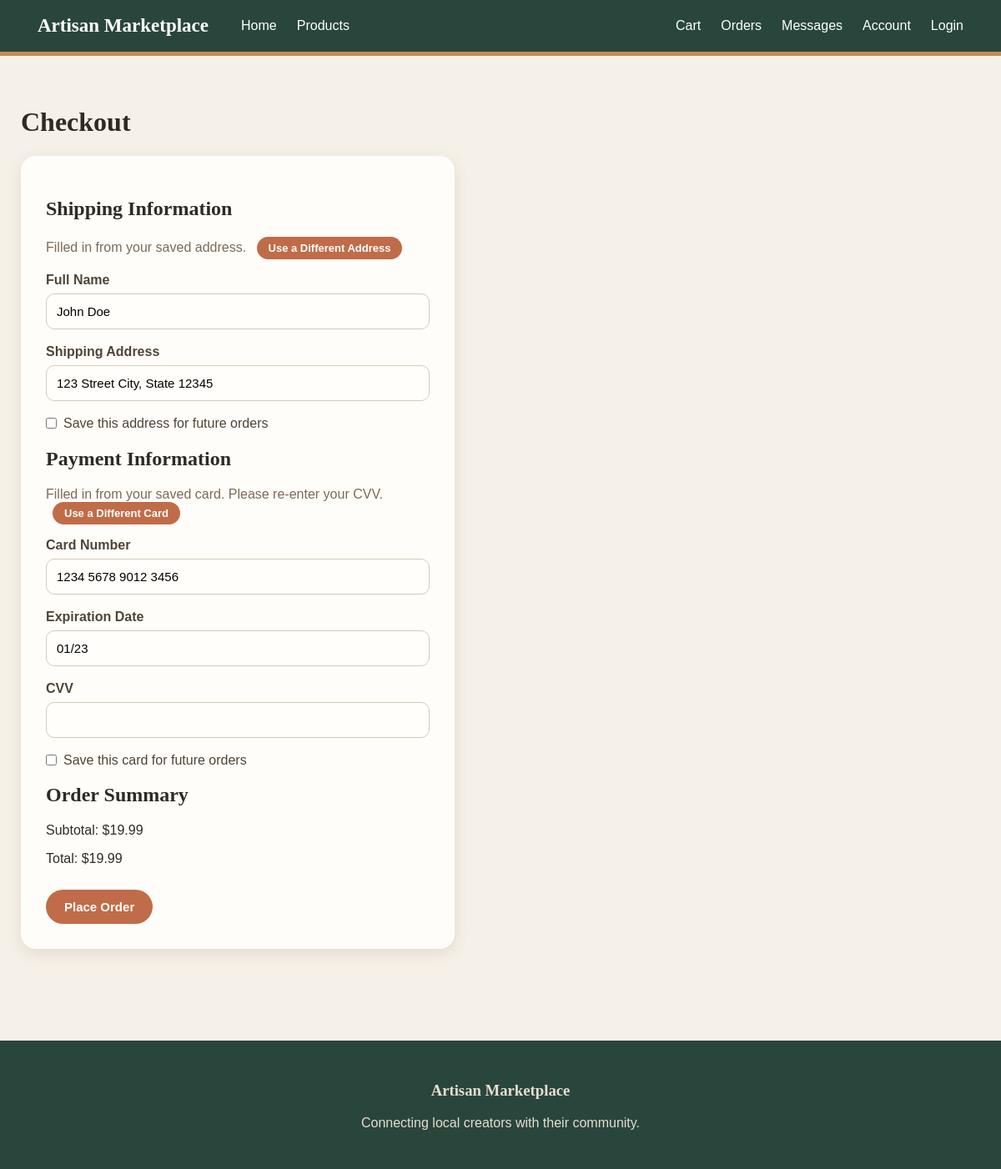
Page /checkout on the committed database.
### tables this page shows
CREATE TABLE saved_shipping (
            user_id INTEGER PRIMARY KEY,
            full_name TEXT NOT NULL,
            address TEXT NOT NULL
        );

CREATE TABLE saved_payment (
            user_id INTEGER PRIMARY KEY,
            card_number TEXT NOT NULL,
            expiration TEXT NOT NULL
        );

### app.py (the view)
@app.route("/checkout", methods=["GET", "POST"])
def checkout():
    user_id = session.get('user_id', 1)
    if request.method == "POST":
        if request.form.get("save_shipping"):
            save_shipping_address(user_id, request.form["name"], request.form["address"])
        if request.form.get("save_payment"):
            save_payment_info(user_id, request.form["card"], request.form["expiration"])
        return redirect("/orders")
    return render_template(
        "checkout.html",
        shipping=get_shipping_address(user_id),
        payment=get_payment_info(user_id)
    )

### database.py (called while the page is built)
def get_shipping_address(user_id):
    conn = sqlite3.connect(DB_PATH)
    cursor = conn.cursor()
    cursor.execute('SELECT full_name, address FROM saved_shipping WHERE user_id = ?', (user_id,))
    row = cursor.fetchone()
    conn.close()
    return {"full_name": row[0], "address": row[1]} if row else None

def get_payment_info(user_id):
    conn = sqlite3.connect(DB_PATH)
    cursor = conn.cursor()
    cursor.execute('SELECT card_number, expiration FROM saved_payment WHERE user_id = ?', (user_id,))
    row = cursor.fetchone()
    conn.close()
    return {"card_number": row[0], "expiration": row[1]} if row else None

### templates/checkout.html (shortened to what this page needs)
{% extends "base.html" %}
{% block content %}
<h1>Checkout</h1>
<form method="POST">
    <h2>Shipping Information</h2>
    {% if shipping %}
    <p class="saved-note">
        Filled in from your saved address.
        <button type="button" class="clear-saved" data-fields="name,address">
            Use a Different Address
        </button>
    </p>
    {% endif %}
    <div>
        <label for="name">
            Full Name
        </label>
        <input
            type="text"
            id="name"
            name="name"
            value="{{ shipping.full_name if shipping }}"
            required
        >
    </div>
    <div>
        <label for="address">
            Shipping Address
        </label>
        <input
            type="text"
            id="address"
            name="address"
            value="{{ shipping.address if shipping }}"
            required
        >
    </div>
    <div class="save-option">
        <input type="checkbox" id="save_shipping" name="save_shipping" value="1">
        <label for="save_shipping">Save this address for future orders</label>
    </div>
    <h2>Payment Information</h2>
    {% if payment %}
    <p class="saved-note">
        Filled in from your saved card. Please re-enter your CVV.
        <button type="button" class="clear-saved" data-fields="card,expiration">
            Use a Different Card
        </button>
    </p>
    {% endif %}
    <div>
        <label for="card">
            Card Number
        </label>
        <input
            type="text"
            id="card"
            name="card"
            value="{{ payment.card_number if payment }}"
            required
        >
    </div>
    <div>
        <label for="expiration">
            Expiration Date
        </label>
        <input
            type="text"
            id="expiration"
            name="expiration"
            placeholder="MM/YY"
            value="{{ payment.expiration if payment }}"
            required
        >
    </div>
    <div>
        <label for="cvv">
            CVV
        </label>
        <input
            type="text"
            id="cvv"
            name="cvv"
            required
        >
    </div>
    <div class="save-option">
        <input type="checkbox" id="save_payment" name="save_payment" value="1">
        <label for="save_payment">Save this card for future orders</label>
    </div>
    <h2>Order Summary</h2>
    <p>
        Subtotal: $19.99
    </p>
    <p>
        Total: $19.99
    </p>
    <button type="submit">
        Place Order
    </button>
</form>
{% endblock %}

### static/style.css (style rules this page uses)
* { box-sizing: border-box; }
body { margin: 0; font-family: "Trebuchet MS", Arial, sans-serif; background-color: #f6f1e8; color: #2f2a25; }
h1, h2, h3 { font-family: Georgia, "Times New Roman", serif; }
button { background-color: #c06c48; color: white; border: none; border-radius: 25px; padding: 12px 22px; font-size: 15px; font-weight: bold; cursor: pointer; margin-top: 12px; margin-right: 8px; transition: 0.2s; }
form { background-color: #fffdf9; padding: 30px; border-radius: 18px; max-width: 520px; box-shadow: 0 5px 18px rgba(77, 61, 45, 0.12); margin-top: 20px; }
form div { margin-bottom: 18px; }
label { display: block; margin-bottom: 7px; font-weight: bold; color: #4f4438; }
input, select, textarea { width: 100%; padding: 12px; border: 1px solid #d7c9b8; border-radius: 10px; background-color: #fffefa; font-size: 15px; }
.save-option { display: flex; align-items: center; gap: 8px; }
.save-option input { width: auto; margin: 0; }
.save-option label { margin-bottom: 0; font-weight: normal; }
.saved-note { color: #7b6a58; }
.saved-note button { margin-top: 0; margin-left: 8px; padding: 6px 14px; font-size: 13px; }

### rows in the picture
saved_shipping: name "John Doe", address "123 Street City, State 12345"
saved_payment: card "1234 5678 9012 3456", expiration "01/23"
